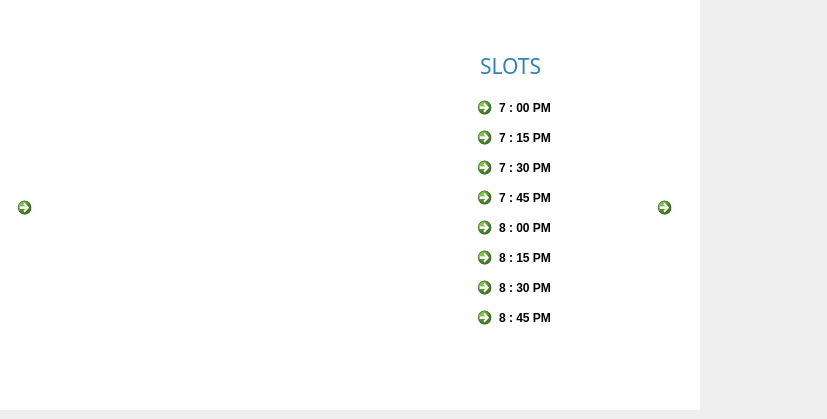
    <widget class="QWidget" name="det_6">
     <widget class="QLabel" name="img_26">
      <property name="geometry">
       <rect>
        <x>-30</x>
        <y>30</y>
        <width>490</width>
        <height>320</height>
       </rect>
      </property>
      <property name="text">
       <string/>
      </property>
      <property name="pixmap">
       <pixmap>../Resourses/img_11.png</pixmap>
      </property>
      <property name="scaledContents">
       <bool>true</bool>
      </property>
     </widget>
     <widget class="QCommandLinkButton" name="push_10">
      <property name="geometry">
       <rect>
        <x>650</x>
        <y>190</y>
        <width>168</width>
        <height>41</height>
       </rect>
      </property>
      <property name="text">
       <string/>
      </property>
      <property name="icon">
       <iconset>
        <normaloff>../Resourses/next_icon.jpg</normaloff>../Resourses/next_icon.jpg</iconset>
      </property>
     </widget>
     <widget class="QCommandLinkButton" name="push_21">
      <property name="geometry">
       <rect>
        <x>10</x>
        <y>190</y>
        <width>31</width>
        <height>41</height>
       </rect>
      </property>
      <property name="text">
       <string/>
      </property>
      <property name="icon">
       <iconset>
        <normaloff>../Resourses/back_icon.jpg</normaloff>../Resourses/back_icon.jpg</iconset>
      </property>
     </widget>
     <widget class="QCommandLinkButton" name="sl_41">
      <property name="geometry">
       <rect>
        <x>470</x>
        <y>270</y>
        <width>168</width>
        <height>41</height>
       </rect>
      </property>
      <property name="text">
       <string>8 : 30 PM</string>
      </property>
     </widget>
     <widget class="QCommandLinkButton" name="sl_42">
      <property name="geometry">
       <rect>
        <x>470</x>
        <y>300</y>
        <width>168</width>
        <height>41</height>
       </rect>
      </property>
      <property name="text">
       <string>8 : 45 PM</string>
      </property>
     </widget>
     <widget class="QCommandLinkButton" name="sl_43">
      <property name="geometry">
       <rect>
        <x>470</x>
        <y>240</y>
        <width>168</width>
        <height>41</height>
       </rect>
      </property>
      <property name="text">
       <string>8 : 15 PM</string>
      </property>
     </widget>
     <widget class="QCommandLinkButton" name="sl_44">
      <property name="geometry">
       <rect>
        <x>470</x>
        <y>150</y>
        <width>168</width>
        <height>41</height>
       </rect>
      </property>
      <property name="text">
       <string>7 : 30 PM</string>
      </property>
     </widget>
     <widget class="QCommandLinkButton" name="sl_45">
      <property name="geometry">
       <rect>
        <x>470</x>
        <y>120</y>
        <width>168</width>
        <height>41</height>
       </rect>
      </property>
      <property name="text">
       <string>7 : 15 PM</string>
      </property>
     </widget>
     <widget class="QCommandLinkButton" name="sl_46">
      <property name="geometry">
       <rect>
        <x>470</x>
        <y>210</y>
        <width>168</width>
        <height>41</height>
       </rect>
      </property>
      <property name="text">
       <string>8 : 00 PM</string>
      </property>
     </widget>
     <widget class="QCommandLinkButton" name="sl_47">
      <property name="geometry">
       <rect>
        <x>470</x>
        <y>90</y>
        <width>168</width>
        <height>41</height>
       </rect>
      </property>
      <property name="text">
       <string>7 : 00 PM</string>
      </property>
     </widget>
     <widget class="QLabel" name="text_26">
      <property name="geometry">
       <rect>
        <x>480</x>
        <y>30</y>
        <width>141</width>
        <height>71</height>
       </rect>
      </property>
      <property name="font">
       <font>
        <family>Arial Rounded MT Bold</family>
        <pointsize>16</pointsize>
        <bold>false</bold>
       </font>
      </property>
      <property name="focusPolicy">
       <enum>Qt::NoFocus</enum>
      </property>
      <property name="acceptDrops">
       <bool>false</bool>
      </property>
      <property name="autoFillBackground">
       <bool>false</bool>
      </property>
      <property name="styleSheet">
       <string notr="true">color: rgb(48, 129, 178);
</string>
      </property>
      <property name="text">
       <string>SLOTS</string>
      </property>
      <property name="textFormat">
       <enum>Qt::AutoText</enum>
      </property>
      <property name="scaledContents">
       <bool>false</bool>
      </property>
     </widget>
     <widget class="QCommandLinkButton" name="sl_48">
      <property name="geometry">
       <rect>
        <x>470</x>
        <y>180</y>
        <width>168</width>
        <height>41</height>
       </rect>
      </property>
      <property name="text">
       <string>7 : 45 PM</string>
      </property>
     </widget>
     <widget class="QLabel" name="img_31">
      <property name="geometry">
       <rect>
        <x>0</x>
        <y>0</y>
        <width>700</width>
        <height>410</height>
       </rect>
      </property>
      <property name="styleSheet">
       <string notr="true">background-color: rgb(255, 255, 255);</string>
      </property>
      <property name="text">
       <string/>
      </property>
     </widget>
     <zorder>img_31</zorder>
     <zorder>img_26</zorder>
     <zorder>push_10</zorder>
     <zorder>push_21</zorder>
     <zorder>sl_41</zorder>
     <zorder>sl_42</zorder>
     <zorder>sl_43</zorder>
     <zorder>sl_44</zorder>
     <zorder>sl_45</zorder>
     <zorder>sl_46</zorder>
     <zorder>sl_47</zorder>
     <zorder>text_26</zorder>
     <zorder>sl_48</zorder>
    </widget>
